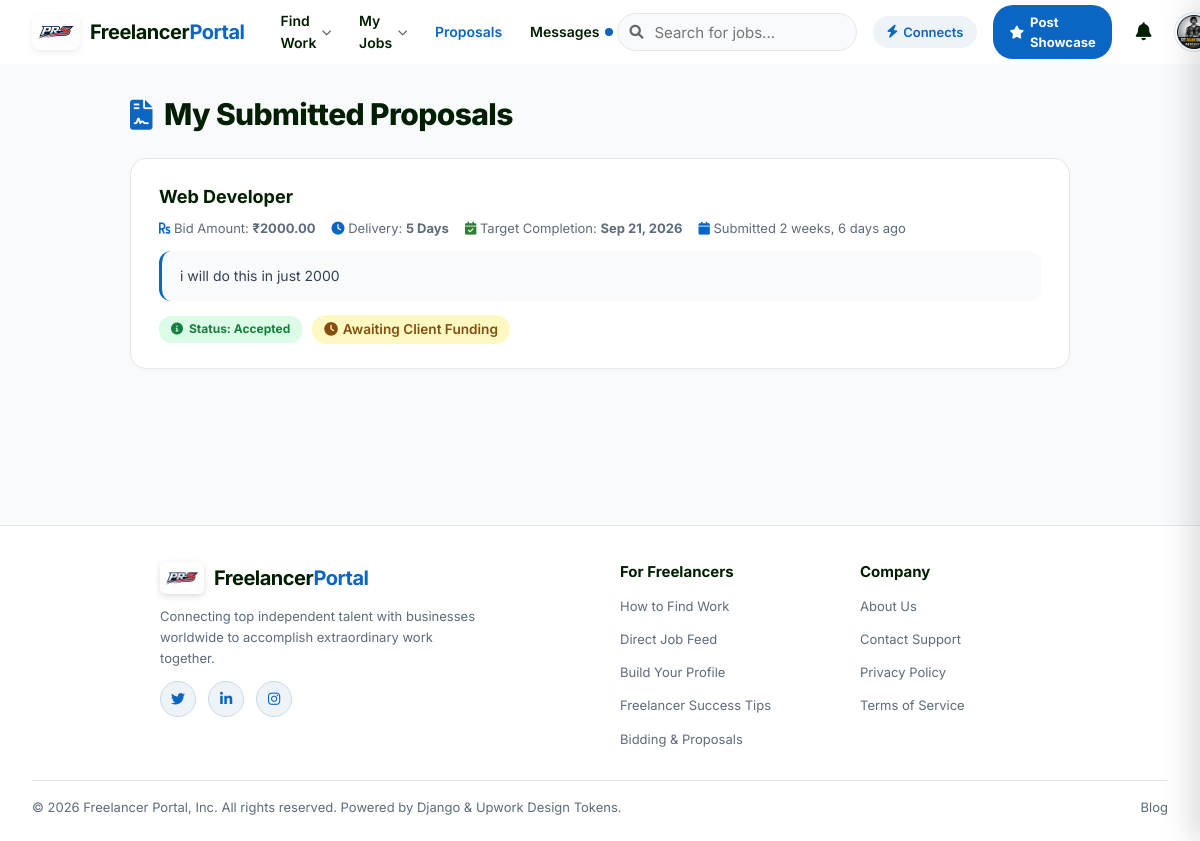
The app's page /freelancer/my-proposals/ (signed in), older data.
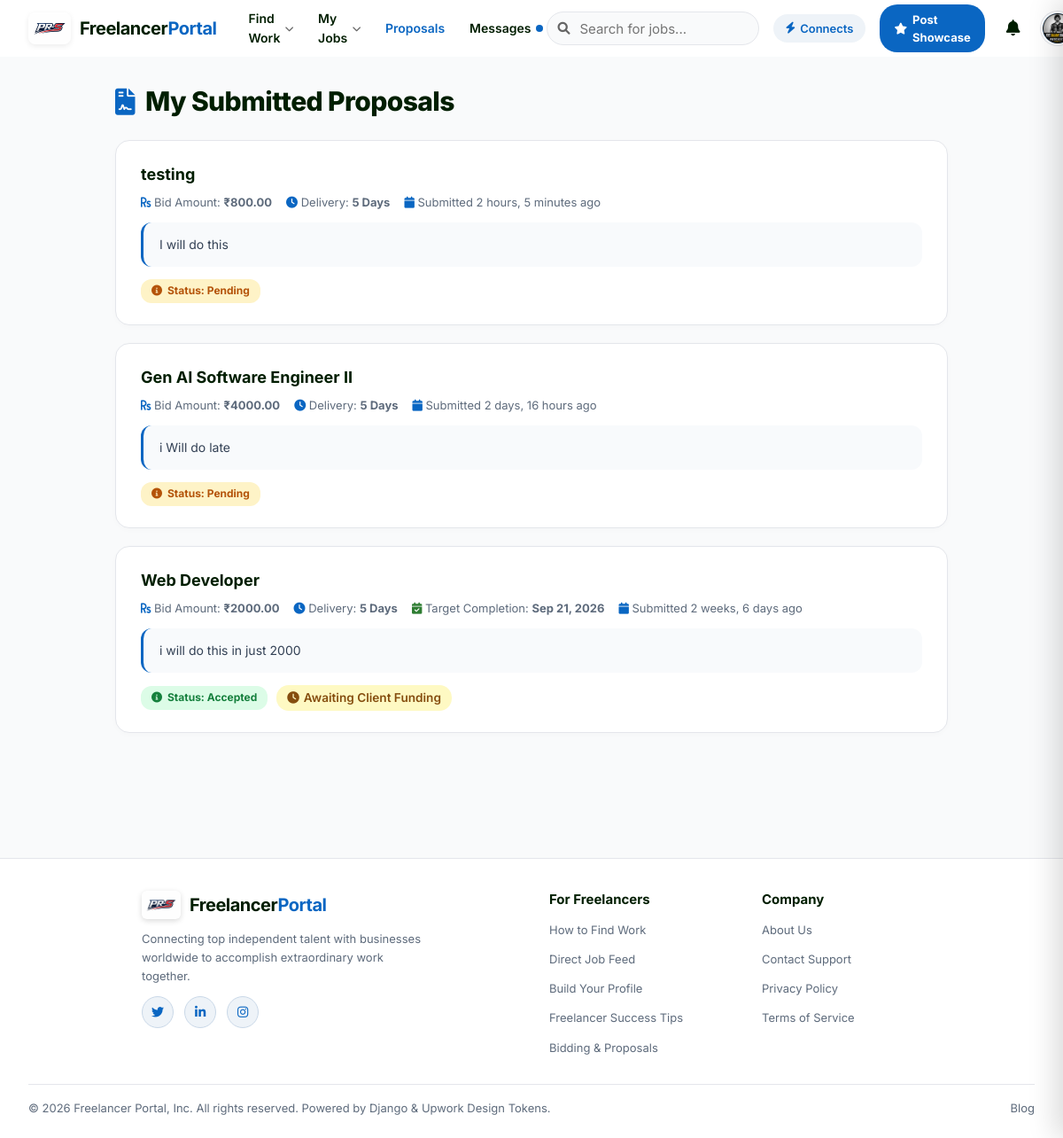
The same page, newer data.
### proposals/models.py (models this page shows, shortened)
class Proposal(models.Model):
    STATUS_CHOICES = [
        ("pending", "Pending"),
        ("accepted", "Accepted"),
        ("rejected", "Rejected"),
    ]
    freelancer = models.ForeignKey(
        settings.AUTH_USER_MODEL,
        on_delete=models.CASCADE,
        related_name="proposals"
    )
    job = models.ForeignKey(
        Job,
        on_delete=models.CASCADE,
        related_name="job_proposals"
    )
    proposal_text = models.TextField()
    bid_amount = models.DecimalField(
        max_digits=10,
        decimal_places=2
    )
    delivery_days = models.PositiveIntegerField()
    status = models.CharField(
        max_length=20,
        choices=STATUS_CHOICES,
        default="pending"
    )
    accepted_at = models.DateTimeField(
        null=True,
        blank=True,
        help_text="Timestamp when the bid was accepted by the client."
    )
    created_at = models.DateTimeField(
        auto_now_add=True
    )
    class Meta:
        unique_together = ("freelancer", "job")
    @property
    def expected_completion_date(self):
        if self.accepted_at and self.delivery_days:
            return self.accepted_at + timedelta(days=self.delivery_days)
        return None

### projects/models.py (models this page shows, shortened)
class Job(models.Model):
    client = models.ForeignKey(User, on_delete=models.CASCADE)
    title = models.CharField(max_length=200)
    description = models.TextField()
    budget = models.CharField(max_length=100)
    skills = models.CharField(max_length=200)
    experience_level = models.CharField(max_length=50)
    image = SafeImageField(upload_to=client_job_path, blank=True, null=True)
    poster = SafeImageField(upload_to=client_poster_path, blank=True, null=True)
    STATUS_CHOICES = [
        ('open', 'Open'),
        ('in_progress', 'In Progress'),
        ('completed', 'Completed'),
        ('expired', 'Expired'),
    ]
    status = models.CharField(
        max_length=20,
        choices=STATUS_CHOICES,
        default='open'
    )
    is_active = models.BooleanField(
        default=True,
        help_text="Designates whether this project can receive bids and appears in active listings."
    )
    accepted_at = models.DateTimeField(
        null=True,
        blank=True,
        help_text="Timestamp when the client accepted a freelancer's bid."
    )
    expected_completion_date = models.DateTimeField(
        null=True,
        blank=True,
        help_text="Target completion date based on accepted bid's delivery days."
    )
    created_at = models.DateTimeField(auto_now_add=True)

### freelancer/views.py (the view)
# urls.py: path('my-proposals/', views.my_proposals, name='my_proposals'),
@freelancer_required
def my_proposals(request):
    proposals = Proposal.objects.filter(
        freelancer=request.user
    ).order_by("-created_at")
    return render(request, "proposals/my_proposals.html", {
        "proposals": proposals
    })

### accounts/context_processors.py (called while the page is built)
def notifications(request):
    if request.user.is_authenticated:
        user_notifications = Notification.objects.filter(user=request.user).order_by('-created_at')[:10]
        unread_count = Notification.objects.filter(user=request.user, is_read=False).count()
        return {
            'notifications': user_notifications,
            'unread_notifications_count': unread_count
        }
    return {
        'notifications': [],
        'unread_notifications_count': 0
    }

### accounts/models.py (called while the page is built)
    @property
    def get_profile_picture(self):
        try:
            for prof_attr in ('freelancerprofile', 'clientprofile'):
                prof = getattr(self, prof_attr, None)
                if prof and getattr(prof, 'profile_picture', None):
                    pic = prof.profile_picture
                    pic_str = str(getattr(pic, 'name', '') or pic).strip()
                    if pic_str.startswith(('http://', 'https://')):
                        return pic_str
                    url = getattr(pic, 'url', None)
                    if url:
                        return url
        except Exception:
            pass
        return None

### templates/proposals/my_proposals.html (shortened to what this page needs)
{% load static %}
<!DOCTYPE html>
<html lang="en">
<head>
    <link rel="stylesheet" href="https://cdnjs.cloudflare.com/ajax/libs/font-awesome/6.0.0/css/all.min.css">
</head>
<body>
{% include 'includes/header.html' %}
<div class="page-container">
    <h1 class="page-header-title">
        <i class="fas fa-file-contract"></i> My Submitted Proposals
    </h1>
    {% for proposal in proposals %}
    <div class="proposal-card-item">
        <div class="proposal-job-title">{{ proposal.job.title }}</div>
        <div class="proposal-meta-row">
            <span><i class="fas fa-rupee-sign" style="color:#0a66c2;"></i> Bid Amount: <strong>₹{{ proposal.bid_amount }}</strong></span>
            <span><i class="fas fa-clock" style="color:#0a66c2;"></i> Delivery: <strong>{{ proposal.delivery_days }} Days</strong></span>
            {% if proposal.expected_completion_date or proposal.job.expected_completion_date %}
            <span><i class="fas fa-calendar-check" style="color:#2e7d32;"></i> Target Completion: <strong>{{ proposal.expected_completion_date|default:proposal.job.expected_completion_date|date:"M d, Y" }}</strong></span>
            {% endif %}
            <span><i class="fas fa-calendar" style="color:#0a66c2;"></i> Submitted {{ proposal.created_at|timesince }} ago</span>
        </div>
        <div class="proposal-text-box">
            {{ proposal.proposal_text }}
        </div>
        <div style="display: flex; gap: 10px; align-items: center; flex-wrap: wrap;">
            <span class="proposal-status-badge status-{{ proposal.status|lower|default:'pending' }}">
                <i class="fas fa-info-circle"></i> Status: {{ proposal.status|default:"Pending Review" }}
            </span>
            {% if proposal.status == 'accepted' %}
                {% if proposal.is_paid %}
                <span style="font-size: 0.85rem; font-weight: 700; color: #166534; background: #dcfce7; padding: 4px 12px; border-radius: 14px; display: inline-flex; align-items: center; gap: 5px;">
                    <i class="fas fa-check-double"></i> Payment Funded: ₹{{ proposal.bid_amount }}
                </span>
                {% if proposal.payment %}
                <a href="{% url 'payments:payment_receipt' proposal.payment.id %}" style="font-size: 0.85rem; font-weight: 600; color: #0a66c2; text-decoration: none; padding: 3px 10px; background: #eef3f8; border-radius: 12px; border: 1px solid #d0e1f9;">
                    <i class="fas fa-file-invoice"></i> View Receipt
                </a>
                {% endif %}
                {% else %}
                <span style="font-size: 0.85rem; font-weight: 600; color: #854d0e; background: #fef9c3; padding: 4px 12px; border-radius: 14px; display: inline-flex; align-items: center; gap: 5px;">
                    <i class="fas fa-clock"></i> Awaiting Client Funding
                </span>
                {% endif %}
            {% endif %}
        </div>
    </div>
    {% endfor %}
</div>
{% include 'includes/footer.html' %}
</body>
</html>

Row changes from the older to the newer data that the page shows:
added Proposal: job "testing", bid_amount "800.00", delivery_days "5", created_at "2 hours, 5 minutes", proposal_text "I will do this", status "Pending"
added Proposal: job "Gen AI Software Engineer II", bid_amount "4000.00", delivery_days "5", created_at "2 days, 16 hours", proposal_text "i Will do late", status "Pending"
